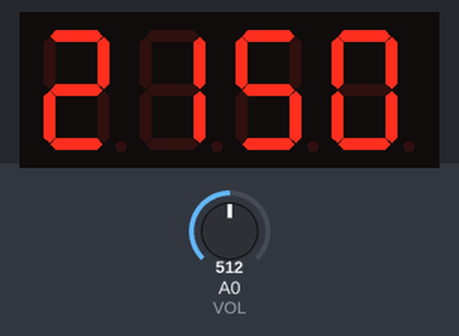
Bench run of a sketch on a simulated Arduino Uno, built with avr-gcc and run on an emulated ATmega328P. On the bench: 4-digit seven-segment display. Wiring (inferred from the names in the program): 4-digit 7-segment display, segments lit when HIGH: segments pin 2, pin 3, pin 4, pin 5, pin 6, pin 7, pin 8, pin 9; digit selects pin 10, pin 11, pin 12, pin 13. The inputs (shaded band) are chosen by the test bench; at power-on: A0 (VOL) = 512. The segment pins are drawn as the display they are named for.

Above: at 1.2 s.
1.3 s: A0 (VOL) set to 716
At 3.2 s:
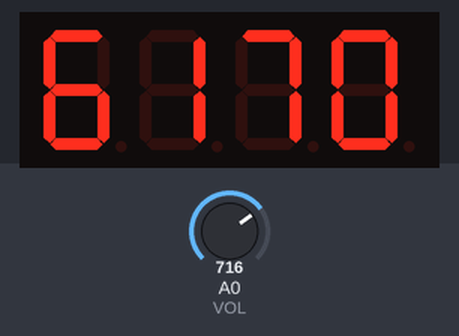
3.5 s: A0 (VOL) set to 900
At 4.8 s:
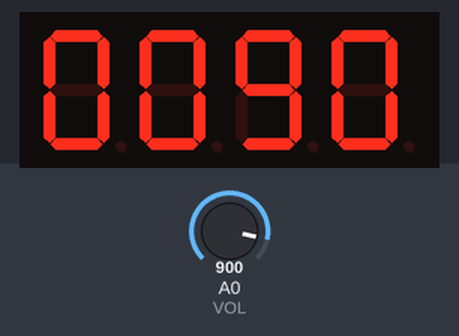
5.5 s: A0 (VOL) set to 1023
At 7.2 s:
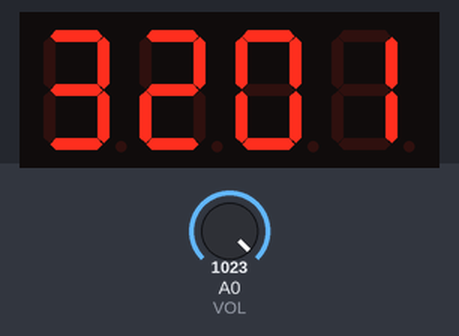
Timing chart, 0 to 8.7 s (numbered marks = the images above; inputs shaded):
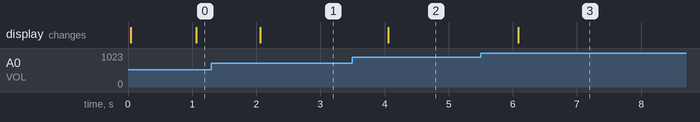

The sketch:

Potentiometer.ino
```cpp
const int SEG_A = 2;
const int SEG_B = 3;
const int SEG_C = 4;
const int SEG_D = 5;
const int SEG_E = 6;
const int SEG_F = 7;
const int SEG_G = 8;
const int SEG_DP = 9;
const int COM_D1 = 10;
const int COM_D2 = 11;
const int COM_D3 = 12;
const int COM_D4 = 13;

const int VOL = A0;

// Display Value
unsigned int number = 0;
int buffer[] = {0, 0, 0, 0};
int digit = 0;
const int interval = 1000;
unsigned long previousMillis = 0;

// Lookup table
// Encode in a b c d e f g dp
char _7SEG_TABLE[] = {0b11111100, 0b01100000, 0b11011010, 0b11110010,
                      0b01100110, 0b10110110, 0b10111110, 0b11100000,
                      0b11111110, 0b11110110, 0b11101110, 0b00111110,
                      0b10011100, 0b01111010, 0b10011110, 0b10001110
                     };

void setup() {
  // Segment
  pinMode(SEG_A, OUTPUT);
  pinMode(SEG_B, OUTPUT);
  pinMode(SEG_C, OUTPUT);
  pinMode(SEG_D, OUTPUT);
  pinMode(SEG_E, OUTPUT);
  pinMode(SEG_F, OUTPUT);
  pinMode(SEG_G, OUTPUT);
  pinMode(SEG_DP, OUTPUT);
  // Digit Common
  pinMode(COM_D1, OUTPUT);
  pinMode(COM_D2, OUTPUT);
  pinMode(COM_D3, OUTPUT);
  pinMode(COM_D4, OUTPUT);
  // Variable Resistor
  pinMode(VOL, INPUT);

  //  Serial.begin(9600/);

}

void loop() {

  int volRes = analogRead(VOL);
  number = volRes;
  // Serial.println(volRes);

  unsigned long currentMillis = millis();
  // scan digit
  if (digit > 3) {
    // reset digit
    digit = 0;
    // ElapsedMillis
    if ((unsigned long)(currentMillis - previousMillis) >= interval) {
      // coding event here
      // number++;
      buffer[0] = (number / 1) % 10;
      buffer[1] = (number / 10) % 10;
      buffer[2] = (number / 100) % 10;
      buffer[3] = (number / 1000) % 10;
      previousMillis = currentMillis;
    }
  }

  // blank for remove shadows
  displayBlank(digit);
  displaySeg(buffer[digit], digit);
  // increase digit for next display
  digit++;
  delay(3);
}

void displayBlank(int digit) {
  digitalWrite(SEG_A, LOW);
  digitalWrite(SEG_B, LOW);
  digitalWrite(SEG_C, LOW);
  digitalWrite(SEG_D, LOW);
  digitalWrite(SEG_E, LOW);
  digitalWrite(SEG_F, LOW);
  digitalWrite(SEG_G, LOW);
  digitalWrite(SEG_DP, LOW);
  digitalWrite(COM_D1, 1 & 1 << digit);
  digitalWrite(COM_D2, 2 & 1 << digit);
  digitalWrite(COM_D3, 4 & 1 << digit);
  digitalWrite(COM_D4, 8 & 1 << digit);
}

void displaySeg(int number, int digit) {
  digitalWrite(SEG_A, _7SEG_TABLE[number] & 1 << 7);
  digitalWrite(SEG_B, _7SEG_TABLE[number] & 1 << 6);
  digitalWrite(SEG_C, _7SEG_TABLE[number] & 1 << 5);
  digitalWrite(SEG_D, _7SEG_TABLE[number] & 1 << 4);
  digitalWrite(SEG_E, _7SEG_TABLE[number] & 1 << 3);
  digitalWrite(SEG_F, _7SEG_TABLE[number] & 1 << 2);
  digitalWrite(SEG_G, _7SEG_TABLE[number] & 1 << 1);
  digitalWrite(SEG_DP, _7SEG_TABLE[number] & 1 << 0);
  digitalWrite(COM_D1, 1 & 1 << digit);
  digitalWrite(COM_D2, 2 & 1 << digit);
  digitalWrite(COM_D3, 4 & 1 << digit);
  digitalWrite(COM_D4, 8 & 1 << digit);
}
```

Measured:
- after the input at 1.3 s, the display: changes after 0.76 s (image 1)
- after the input at 3.5 s, the display: changes after 0.56 s (image 2)
- after the input at 5.5 s, the display: changes after 0.58 s (image 3)
